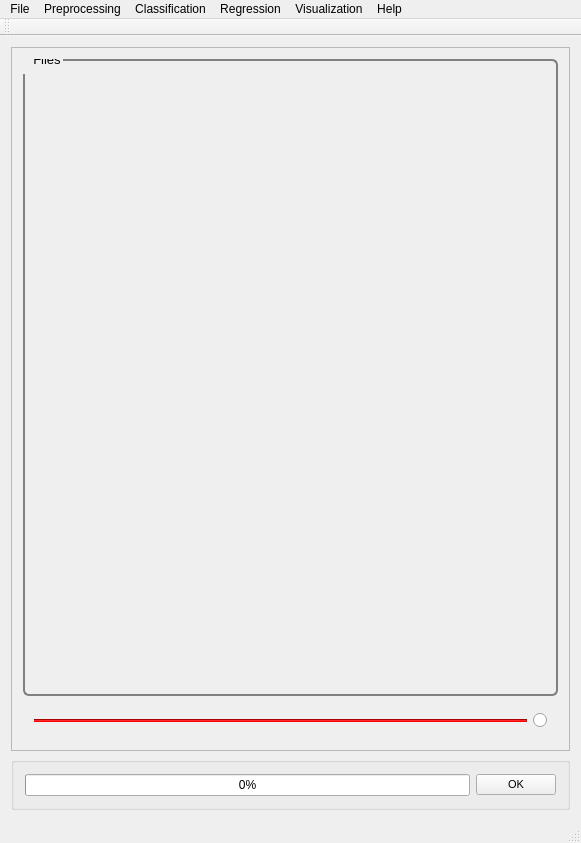
<?xml version="1.0" encoding="UTF-8"?>
<ui version="4.0">
 <class>MainWindow</class>
 <widget class="QMainWindow" name="MainWindow">
  <property name="geometry">
   <rect>
    <x>0</x>
    <y>0</y>
    <width>581</width>
    <height>843</height>
   </rect>
  </property>
  <property name="windowTitle">
   <string>PYSAT</string>
  </property>
  <widget class="QWidget" name="centralWidget">
   <layout class="QVBoxLayout" name="verticalLayout_9">
    <item>
     <widget class="QScrollArea" name="scrollArea">
      <property name="widgetResizable">
       <bool>true</bool>
      </property>
      <widget class="QWidget" name="scrollAreaWidgetContents_2">
       <property name="geometry">
        <rect>
         <x>0</x>
         <y>0</y>
         <width>561</width>
         <height>721</height>
        </rect>
       </property>
       <property name="font">
        <font>
         <pointsize>8</pointsize>
        </font>
       </property>
       <property name="styleSheet">
        <string notr="true">QGroupBox {
  border: 2px solid gray;
  border-radius: 6px;
  margin-top: 0.5em;
}

QGroupBox::title {

  padding-top: -14px;
  padding-left: 8px;
}
</string>
       </property>
       <layout class="QVBoxLayout" name="verticalLayout_8">
        <item>
         <widget class="QGroupBox" name="file_out_path">
          <property name="font">
           <font>
            <pointsize>10</pointsize>
           </font>
          </property>
          <property name="title">
           <string>Files</string>
          </property>
          <zorder>pushButton</zorder>
         </widget>
        </item>
        <item>
         <widget class="QWidget" name="horizontalWidget" native="true">
          <property name="sizePolicy">
           <sizepolicy hsizetype="Preferred" vsizetype="Fixed">
            <horstretch>0</horstretch>
            <verstretch>0</verstretch>
           </sizepolicy>
          </property>
          <layout class="QHBoxLayout" name="horizontalLayout">
           <item>
            <widget class="Line" name="line">
             <property name="sizePolicy">
              <sizepolicy hsizetype="MinimumExpanding" vsizetype="Fixed">
               <horstretch>0</horstretch>
               <verstretch>0</verstretch>
              </sizepolicy>
             </property>
             <property name="styleSheet">
              <string notr="true">background-color: red</string>
             </property>
             <property name="orientation">
              <enum>Qt::Horizontal</enum>
             </property>
            </widget>
           </item>
           <item>
            <widget class="QRadioButton" name="radioButton">
             <property name="text">
              <string/>
             </property>
            </widget>
           </item>
          </layout>
         </widget>
        </item>
       </layout>
      </widget>
     </widget>
    </item>
    <item>
     <widget class="QGroupBox" name="OK">
      <layout class="QHBoxLayout" name="ok">
       <item>
        <widget class="QProgressBar" name="progressBar">
         <property name="value">
          <number>0</number>
         </property>
        </widget>
       </item>
       <item>
        <widget class="QPushButton" name="okButton">
         <property name="font">
          <font>
           <pointsize>8</pointsize>
          </font>
         </property>
         <property name="mouseTracking">
          <bool>false</bool>
         </property>
         <property name="text">
          <string>OK</string>
         </property>
        </widget>
       </item>
      </layout>
     </widget>
    </item>
   </layout>
  </widget>
  <widget class="QToolBar" name="mainToolBar">
   <attribute name="toolBarArea">
    <enum>TopToolBarArea</enum>
   </attribute>
   <attribute name="toolBarBreak">
    <bool>false</bool>
   </attribute>
  </widget>
  <widget class="QStatusBar" name="statusBar"/>
  <widget class="QMenuBar" name="menuBar">
   <property name="geometry">
    <rect>
     <x>0</x>
     <y>0</y>
     <width>581</width>
     <height>21</height>
    </rect>
   </property>
   <widget class="QMenu" name="menuFile">
    <property name="title">
     <string>File</string>
    </property>
    <addaction name="actionLoad_Refence_Data"/>
    <addaction name="actionLoad_Unknown_Data"/>
    <addaction name="actionSet_output_location"/>
    <addaction name="separator"/>
    <addaction name="actionSave_Current_Plots"/>
    <addaction name="actionSave_Current_Data"/>
    <addaction name="separator"/>
    <addaction name="actionCreate_New_Workflow"/>
    <addaction name="actionSave_Current_Workflow"/>
    <addaction name="separator"/>
    <addaction name="actionExit"/>
   </widget>
   <widget class="QMenu" name="menuPreprocessing">
    <property name="title">
     <string>Preprocessing</string>
    </property>
    <widget class="QMenu" name="menuBaseline_Removal">
     <property name="title">
      <string>Baseline Removal</string>
     </property>
     <addaction name="actionALS"/>
     <addaction name="actionDietrich"/>
     <addaction name="actionPolyFit"/>
     <addaction name="actionAirPLS"/>
     <addaction name="actionFABC"/>
     <addaction name="actionKK"/>
     <addaction name="actionMario"/>
     <addaction name="actionMedian"/>
     <addaction name="actionRubberband"/>
     <addaction name="actionUndecimated_Wavelet"/>
    </widget>
    <widget class="QMenu" name="menuCalibration_Transfer">
     <property name="title">
      <string>Calibration Transfer</string>
     </property>
     <addaction name="actionRatio"/>
     <addaction name="actionTommy_s_Methgod"/>
     <addaction name="actionPiecewise_Direct_Standardization"/>
     <addaction name="actionOthers_3"/>
    </widget>
    <addaction name="actionNormalization"/>
    <addaction name="actionNoise_Reduction"/>
    <addaction name="actionApply_Mask"/>
    <addaction name="actionInterpolate"/>
    <addaction name="actionInstrument_Response"/>
    <addaction name="menuBaseline_Removal"/>
    <addaction name="menuCalibration_Transfer"/>
    <addaction name="actionICA_2"/>
    <addaction name="actionPCA_2"/>
   </widget>
   <widget class="QMenu" name="menuRegression">
    <property name="title">
     <string>Regression</string>
    </property>
    <addaction name="actionCross_Validation"/>
    <addaction name="actionTrain"/>
    <addaction name="actionPredict"/>
    <addaction name="actionCreate_N_Folds"/>
    <addaction name="actionCreate_Test_Folds"/>
    <addaction name="actionSubmodel_Ranges"/>
   </widget>
   <widget class="QMenu" name="menuHelp">
    <property name="title">
     <string>Help</string>
    </property>
    <addaction name="actionIndex"/>
    <addaction name="actionContent_2"/>
    <addaction name="separator"/>
    <addaction name="actionAbout"/>
    <addaction name="actionAbout_QtCreator"/>
   </widget>
   <widget class="QMenu" name="menuClassification">
    <property name="title">
     <string>Classification</string>
    </property>
    <widget class="QMenu" name="menuSupervised">
     <property name="title">
      <string>Supervised</string>
     </property>
     <addaction name="actionPLS_DA"/>
     <addaction name="actionSIMCA"/>
    </widget>
    <widget class="QMenu" name="menuClustering">
     <property name="title">
      <string>Clustering</string>
     </property>
     <addaction name="actionK_means"/>
     <addaction name="actionHierarchical_2"/>
    </widget>
    <addaction name="menuSupervised"/>
    <addaction name="menuClustering"/>
   </widget>
   <widget class="QMenu" name="menuVisualization">
    <property name="title">
     <string>Visualization</string>
    </property>
    <addaction name="actionLine_Plot"/>
    <addaction name="action1_to_1_Plot"/>
    <addaction name="actionScatter_Plot"/>
   </widget>
   <addaction name="menuFile"/>
   <addaction name="menuPreprocessing"/>
   <addaction name="menuClassification"/>
   <addaction name="menuRegression"/>
   <addaction name="menuVisualization"/>
   <addaction name="menuHelp"/>
  </widget>
  <action name="actionLoad_Refence_Data">
   <property name="text">
    <string>Load Refence Data</string>
   </property>
  </action>
  <action name="actionLoad_Unknown_Data">
   <property name="text">
    <string>Load Unknown Data</string>
   </property>
  </action>
  <action name="actionSave_Current_Workflow">
   <property name="text">
    <string>Save Current Workflow</string>
   </property>
  </action>
  <action name="actionSave_Current_Plots">
   <property name="text">
    <string>Save Current Plots</string>
   </property>
  </action>
  <action name="actionSave_Current_Data">
   <property name="text">
    <string>Save Current Data</string>
   </property>
  </action>
  <action name="actionCreate_New_Workflow">
   <property name="text">
    <string>Create New Workflow</string>
   </property>
  </action>
  <action name="actionNoise_Reduction">
   <property name="text">
    <string>Noise Reduction</string>
   </property>
  </action>
  <action name="actionApply_Mask">
   <property name="text">
    <string>Apply Mask</string>
   </property>
  </action>
  <action name="actionInterpolate">
   <property name="text">
    <string>Interpolate (unknown to known)</string>
   </property>
  </action>
  <action name="actionInstrument_Response">
   <property name="text">
    <string>Instrument Response</string>
   </property>
  </action>
  <action name="actionALS">
   <property name="text">
    <string>ALS</string>
   </property>
  </action>
  <action name="actionDietrich">
   <property name="text">
    <string>Dietrich</string>
   </property>
  </action>
  <action name="actionPolyFit">
   <property name="text">
    <string>PolyFit</string>
   </property>
  </action>
  <action name="actionAirPLS">
   <property name="text">
    <string>AirPLS</string>
   </property>
  </action>
  <action name="actionFABC">
   <property name="text">
    <string>FABC</string>
   </property>
  </action>
  <action name="actionKK">
   <property name="text">
    <string>KK</string>
   </property>
  </action>
  <action name="actionMario">
   <property name="text">
    <string>Mario</string>
   </property>
  </action>
  <action name="actionMedian">
   <property name="text">
    <string>Median</string>
   </property>
  </action>
  <action name="actionRubberband">
   <property name="text">
    <string>Rubberband</string>
   </property>
  </action>
  <action name="actionUndecimated_Wavelet">
   <property name="text">
    <string>Undecimated Wavelet</string>
   </property>
  </action>
  <action name="actionRatio">
   <property name="text">
    <string>Ratio</string>
   </property>
  </action>
  <action name="actionTommy_s_Methgod">
   <property name="text">
    <string>Tommy's Method</string>
   </property>
  </action>
  <action name="actionPiecewise_Direct_Standardization">
   <property name="text">
    <string>Piecewise Direct Standardization</string>
   </property>
  </action>
  <action name="actionPCA">
   <property name="text">
    <string>PCA</string>
   </property>
  </action>
  <action name="actionICA">
   <property name="text">
    <string>ICA</string>
   </property>
  </action>
  <action name="actionK_Means">
   <property name="text">
    <string>K-Means</string>
   </property>
  </action>
  <action name="actionHierarchical">
   <property name="text">
    <string>Hierarchical</string>
   </property>
  </action>
  <action name="actionOthers">
   <property name="text">
    <string>Others...</string>
   </property>
  </action>
  <action name="actionOthers_2">
   <property name="text">
    <string>Others...</string>
   </property>
  </action>
  <action name="actionOthers_3">
   <property name="text">
    <string>Others...</string>
   </property>
  </action>
  <action name="actionPLS">
   <property name="text">
    <string>PLS</string>
   </property>
  </action>
  <action name="actionSM_PLS">
   <property name="text">
    <string>SM-PLS</string>
   </property>
  </action>
  <action name="actionICA_Regression">
   <property name="text">
    <string>ICA Regression</string>
   </property>
  </action>
  <action name="actionGaussian_Process">
   <property name="text">
    <string>Gaussian Process</string>
   </property>
  </action>
  <action name="actionMLP">
   <property name="text">
    <string>MLP</string>
   </property>
  </action>
  <action name="actionSVM">
   <property name="text">
    <string>SVM</string>
   </property>
  </action>
  <action name="actionOthers_4">
   <property name="text">
    <string>Others...</string>
   </property>
  </action>
  <action name="actionOthers_5">
   <property name="text">
    <string>Others...</string>
   </property>
  </action>
  <action name="actionIndex">
   <property name="text">
    <string>Index</string>
   </property>
  </action>
  <action name="actionContent_2">
   <property name="text">
    <string>Content</string>
   </property>
  </action>
  <action name="actionAbout">
   <property name="text">
    <string>About...</string>
   </property>
  </action>
  <action name="actionAbout_QtCreator">
   <property name="text">
    <string>About Qt...</string>
   </property>
  </action>
  <action name="actionExit">
   <property name="text">
    <string>Exit</string>
   </property>
  </action>
  <action name="actionNormalization">
   <property name="text">
    <string>Normalization</string>
   </property>
  </action>
  <action name="actionICA_2">
   <property name="text">
    <string>ICA</string>
   </property>
  </action>
  <action name="actionPCA_2">
   <property name="text">
    <string>PCA</string>
   </property>
  </action>
  <action name="actionPLS_DA">
   <property name="text">
    <string>PLS-DA</string>
   </property>
  </action>
  <action name="actionSIMCA">
   <property name="text">
    <string>SIMCA</string>
   </property>
  </action>
  <action name="actionK_means">
   <property name="text">
    <string>K-means</string>
   </property>
  </action>
  <action name="actionHierarchical_2">
   <property name="text">
    <string>Hierarchical</string>
   </property>
  </action>
  <action name="actionCross_Validation">
   <property name="text">
    <string>Cross Validation</string>
   </property>
  </action>
  <action name="actionTrain">
   <property name="text">
    <string>Train</string>
   </property>
  </action>
  <action name="actionPredict">
   <property name="text">
    <string>Predict</string>
   </property>
  </action>
  <action name="actionLine_Plot">
   <property name="text">
    <string>Line Plot</string>
   </property>
  </action>
  <action name="action1_to_1_Plot">
   <property name="text">
    <string>1 to 1 Plot</string>
   </property>
  </action>
  <action name="actionScatter_Plot">
   <property name="text">
    <string>Scatter Plot</string>
   </property>
  </action>
  <action name="actionSet_output_location">
   <property name="text">
    <string>Output Location</string>
   </property>
  </action>
  <action name="actionCreate_N_Folds">
   <property name="text">
    <string>Create N Folds</string>
   </property>
  </action>
  <action name="actionCreate_Test_Folds">
   <property name="text">
    <string>Create Test Folds</string>
   </property>
  </action>
  <action name="actionSubmodel_Ranges">
   <property name="text">
    <string>Submodel Ranges</string>
   </property>
  </action>
 </widget>
 <layoutdefault spacing="6" margin="11"/>
 <resources/>
 <connections/>
</ui>
